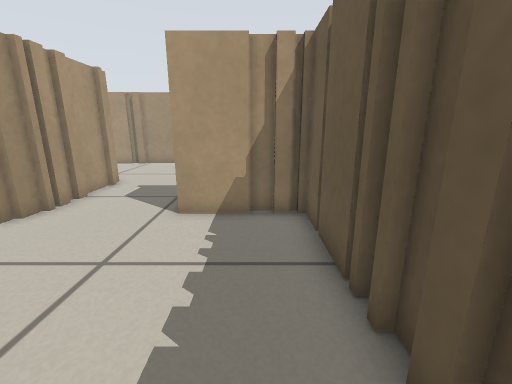
view 1 (above)

16 first-person views from a walk through a world built for the Player/Stage simulator. The camera is 0.51 m above the floor, tilts 14° down and sees 90° across. The lines on the ground mark 1 m squares. The floor is counted in squares, 0.2 m on a side. Each view is taken from the middle of a square. On the plan, view 1 faces up. The plan holds only what a view shows up to about 18 squares ahead; the rest is blank. The robots in the file are not drawn.

view 2
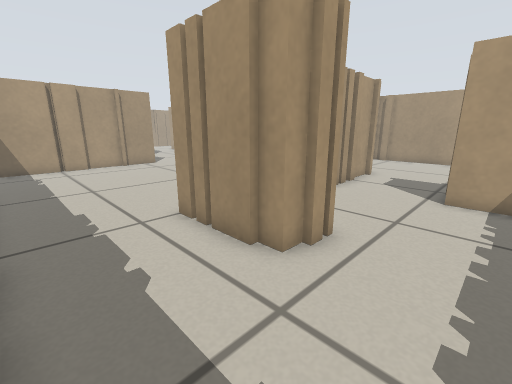

view 3
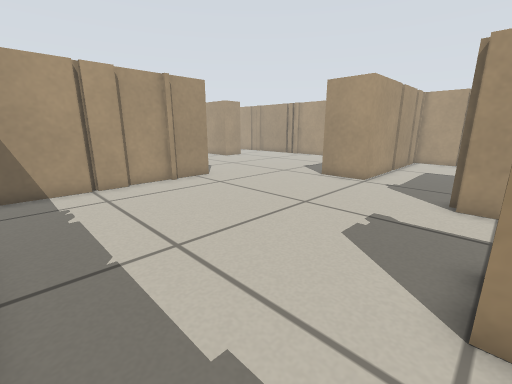

view 4
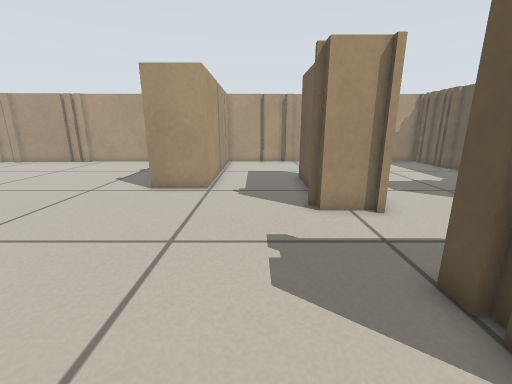

view 5
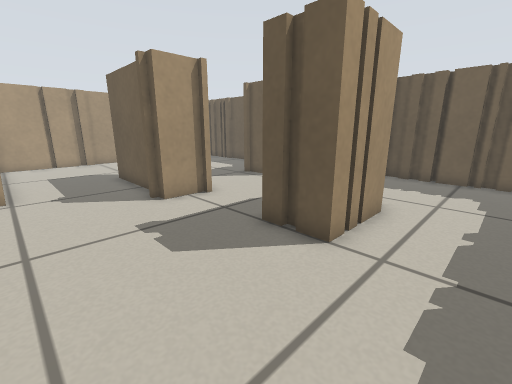

view 6
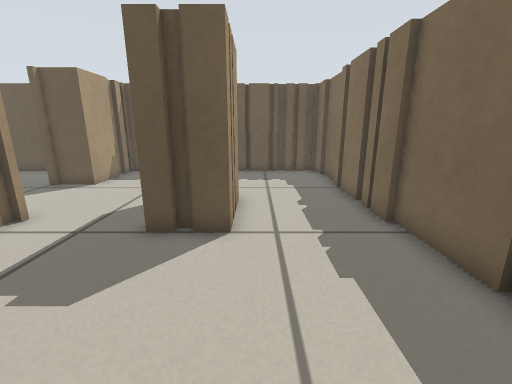

view 7
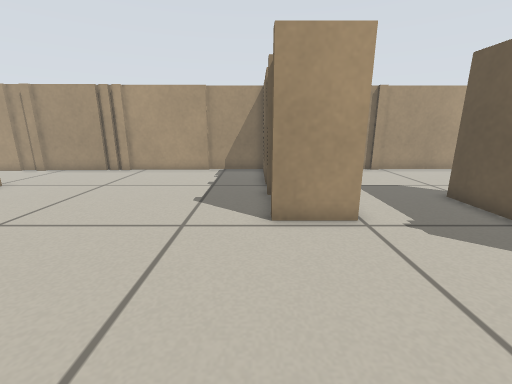

view 8
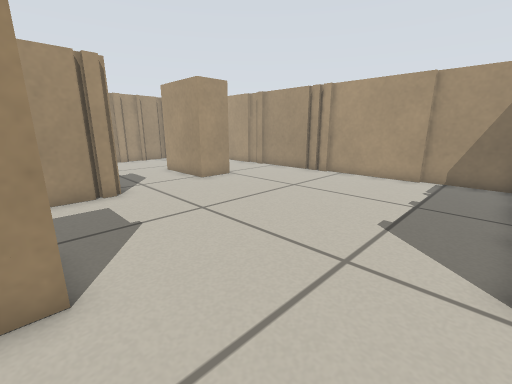

view 9
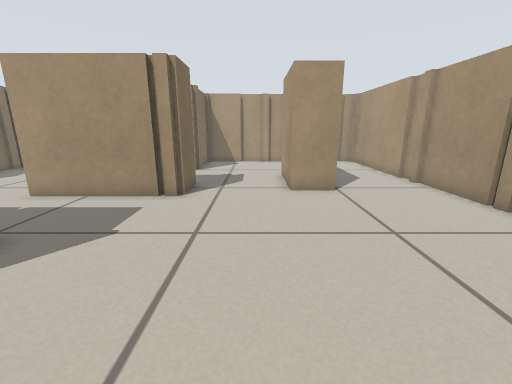

view 10
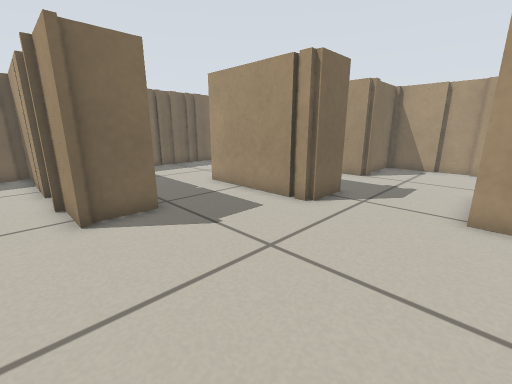

view 11
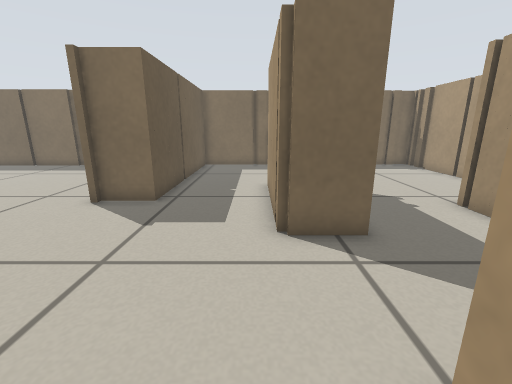

view 12
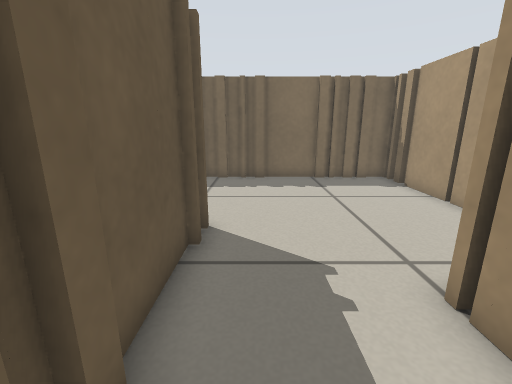

view 13
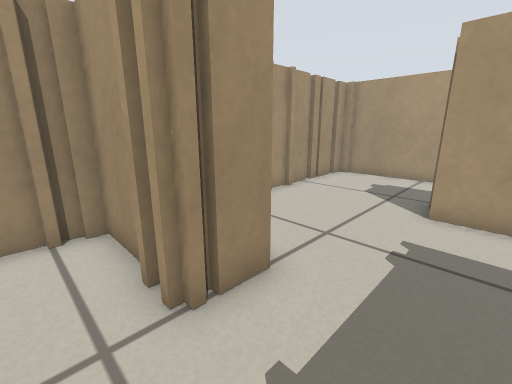

view 14
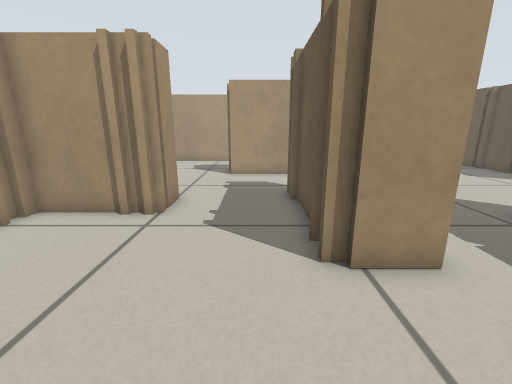

view 15
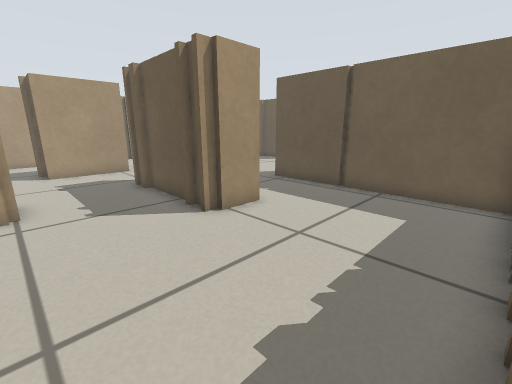

view 16
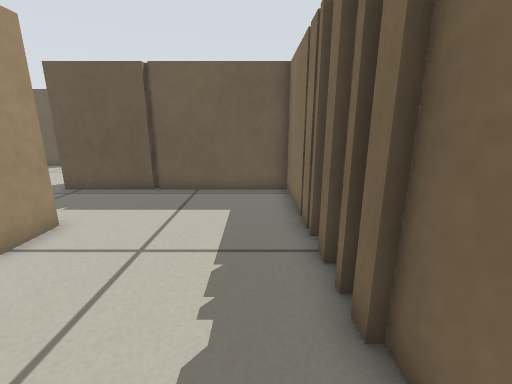

### Floor plan
Key: @ floor where view 1 was taken; # wall or solid block; . floor.
Columns run from 38 left of view 1 to 2 right of it. Each row starts with its distance up from view 1.
 19  ####################### ###########
 18  #.....................# #.........    #
 17  #.....................# #.........  ..##
 16 ##.....................# #......... ...##
 15 #......................# #......... ....#
 14 ##.....#  #............# #..............#
 13  #.....####............# #..............#
 12  #.....................# #...###.......
 11  #.....................###...###......
 10  #.....................###...###.....
  9  #...........................###....#
  8  #.......###.................###....#####
  7  #####...###.................###........#
  6  #####....##............................#
  5  #........##....###.....................#
  4  #.......###....###.....................#
  3   .......###....# #.............  ......#
  2   ........##....# #...........#   #.....#
  1  #..............# #...........#####.....#
  0  #..............# #...................@.#
 -1  #..............# #.....................#
 -2  #..............# #.....................#
 -3  #..............# #.....................#
 -4  #..............# ##    #################
 -5  ################

Positions as (right, up) in squares from view 1, and headings:
1: (0, 0), facing up
2: (-1, -3), facing up-left
3: (-8, -3), facing up-left
4: (-11, -1), facing up
5: (-13, -2), facing up-right
6: (-14, 0), facing right
7: (-16, 3), facing up
8: (-16, 5), facing up-left
9: (-17, 11), facing left
10: (-19, 13), facing down-left
11: (-26, 14), facing down
12: (-30, 9), facing down
13: (-30, 4), facing up-left
14: (-30, -2), facing up
15: (-33, -4), facing up-right
16: (-33, -3), facing right
